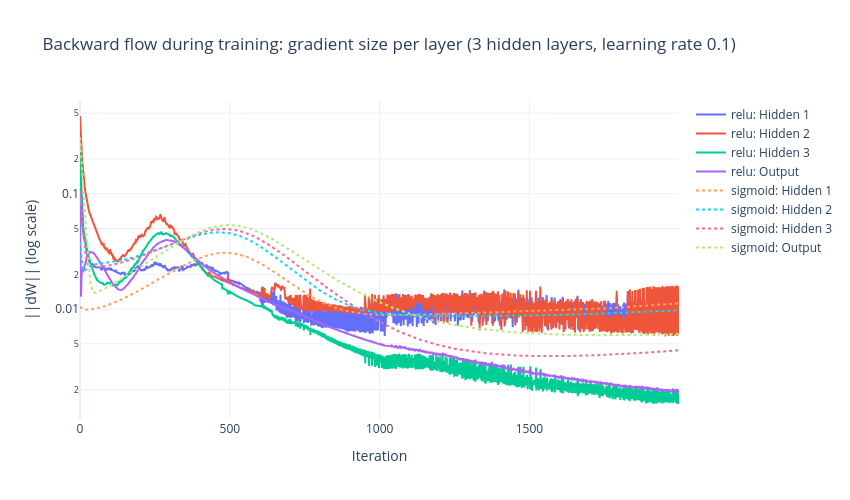

This figure's notebook cell:
### Code cell
fig = go.Figure()
for act, dash in [("relu", "solid"), ("sigmoid", "dot")]:
    norms = runs[(act, "3 hidden", 0.1)][2]["grad_norms"]
    for l, name in enumerate(layer_names):
        fig.add_trace(go.Scatter(y=norms[:, l], mode="lines", name=f"{act}: {name}", line=dict(dash=dash)))
fig.update_layout(title="Backward flow during training: gradient size per layer (3 hidden layers, learning rate 0.1)",
                  xaxis_title="Iteration", yaxis_title="||dW|| (log scale)", yaxis_type="log",
                  template="plotly_white", width=850, height=500)
fig.show()

### Figure 1 — Plotly figure (JSON) as saved in the notebook; plotly's stock layout.template omitted (floating-point values rounded to 4 significant figures; data arrays with more than 128 entries replaced by an {"elided": "..."} marker saying what was removed)
{"data": [{"line": {"dash": "solid"}, "mode": "lines", "name": "relu: Hidden 1", "type": "scatter", "y": {"elided": "2000 float values"}}, {"line": {"dash": "solid"}, "mode": "lines", "name": "relu: Hidden 2", "type": "scatter", "y": {"elided": "2000 float values"}}, {"line": {"dash": "solid"}, "mode": "lines", "name": "relu: Hidden 3", "type": "scatter", "y": {"elided": "2000 float values"}}, {"line": {"dash": "solid"}, "mode": "lines", "name": "relu: Output", "type": "scatter", "y": {"elided": "2000 float values"}}, {"line": {"dash": "dot"}, "mode": "lines", "name": "sigmoid: Hidden 1", "type": "scatter", "y": {"elided": "2000 float values"}}, {"line": {"dash": "dot"}, "mode": "lines", "name": "sigmoid: Hidden 2", "type": "scatter", "y": {"elided": "2000 float values"}}, {"line": {"dash": "dot"}, "mode": "lines", "name": "sigmoid: Hidden 3", "type": "scatter", "y": {"elided": "2000 float values"}}, {"line": {"dash": "dot"}, "mode": "lines", "name": "sigmoid: Output", "type": "scatter", "y": {"elided": "2000 float values"}}], "layout": {"height": 500, "title": {"text": "Backward flow during training: gradient size per layer (3 hidden layers, learning rate 0.1)"}, "width": 850, "xaxis": {"title": {"text": "Iteration"}}, "yaxis": {"title": {"text": "||dW|| (log scale)"}, "type": "log"}}}
